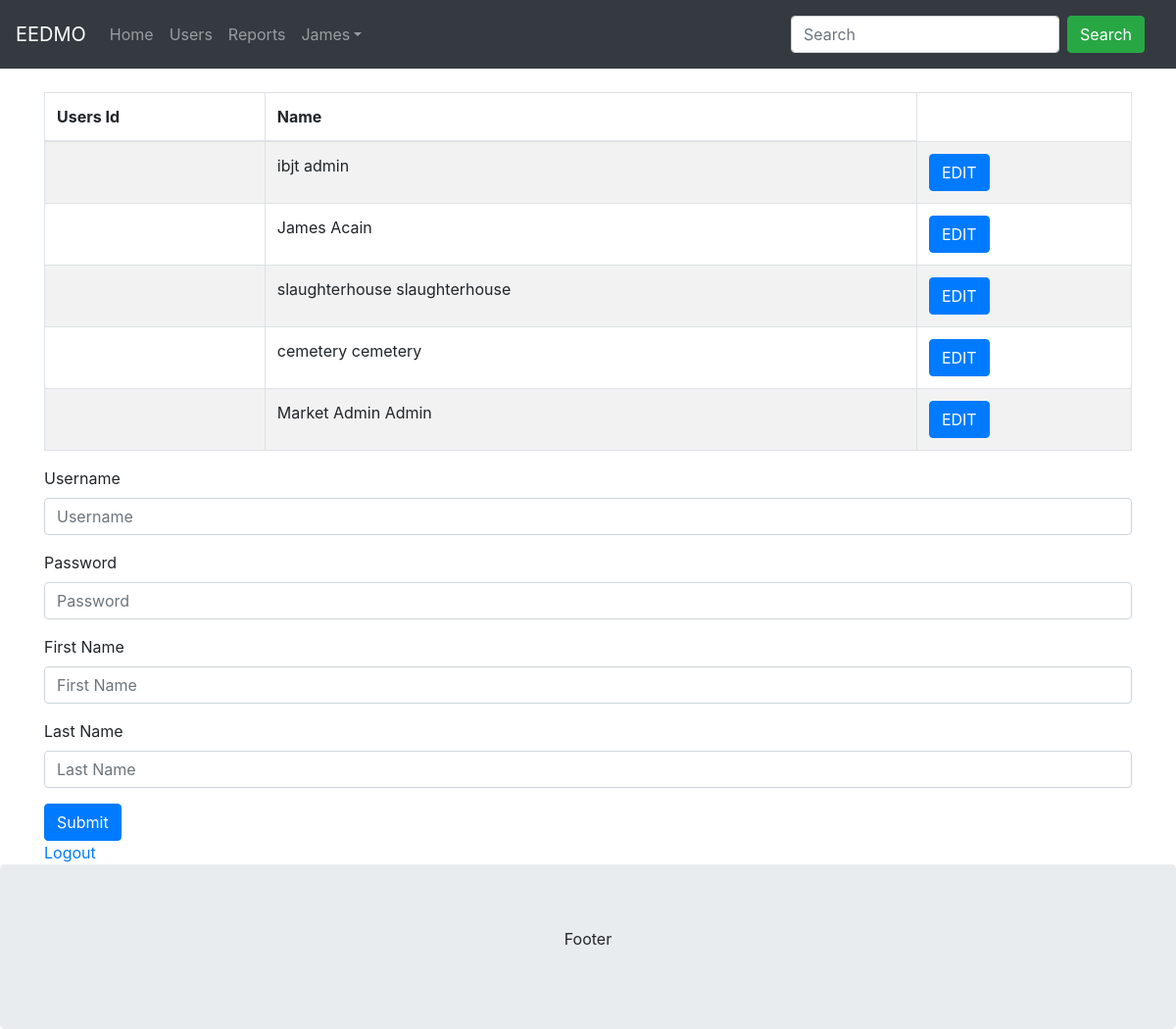
The app's page /EEDMIS-Bootstrap-master/admin.php (signed in) with its own data.
### tables this page shows
CREATE TABLE `users` (
  `user_id` int(11) NOT NULL,
  `username` varchar(30) NOT NULL,
  `password` varchar(30) NOT NULL,
  `first_name` varchar(30) NOT NULL,
  `last_name` varchar(30) NOT NULL,
  `user_role` varchar(16) NOT NULL,
  `user_image` varchar(36) DEFAULT NULL
);

### EEDMIS-Bootstrap-master/includes/admin/list_of_users.php (the view, shortened to what this page needs)
<?php
	include "controller/admin/search_users.php";
?>
<table id="datatableid" class="table table-striped table-bordered table-md">
  <thead>
    <tr>
      <th class="th-sm">Users Id
      </th>
      <th class="th-sm">Name
      </th>
    </tr>
  </thead>
<?php
	if(isset($_SESSION['search'])){
		$search = $_SESSION['search'];
		$sql = "SELECT * FROM users WHERE first_name LIKE '%$search%' OR last_name LIKE '%$search%' OR users_id LIKE '%$search%'";
	}
	else{
		$sql = "SELECT * FROM users";
	}
	$result = mysqli_query($conn, $sql);
	while($data = mysqli_fetch_assoc($result)){
?>
		<tr>
			<td><?php echo $data['users_id']; ?></td>
			<td><?php echo $data['first_name'] . ' ' . $data['last_name']; ?></td>
			<td><button class="open-homeEvents btn btn-primary" data-id="<?php echo $data['users_id'] ?>"  data-toggle="modal" data-target="#modalHomeEvents">EDIT</button></td>
		</tr>
<?php
	}
?>
</table>
<link rel="stylesheet" type="text/css" href="https://cdnjs.cloudflare.com/ajax/libs/fullcalendar/4.2.0/bootstrap/main.css">

### records on screen
users: first_name "ibjt", last_name "admin"
users: first_name "James", last_name "Acain"
users: first_name "slaughterhouse", last_name "slaughterhouse"
users: first_name "cemetery", last_name "cemetery"
users: first_name "Market Admin", last_name "Admin"
